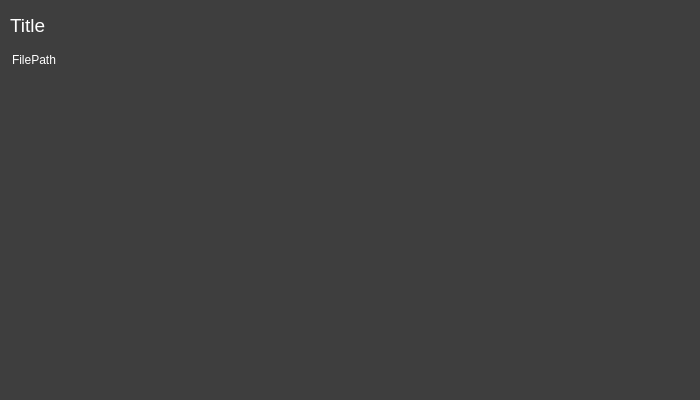
<?xml version="1.0" encoding="UTF-8"?>
<ui version="4.0">
 <class>CsvLoadExportDialog</class>
 <widget class="QWidget" name="CsvLoadExportDialog">
  <property name="geometry">
   <rect>
    <x>0</x>
    <y>0</y>
    <width>700</width>
    <height>400</height>
   </rect>
  </property>
  <property name="minimumSize">
   <size>
    <width>700</width>
    <height>400</height>
   </size>
  </property>
  <property name="maximumSize">
   <size>
    <width>16777215</width>
    <height>16777215</height>
   </size>
  </property>
  <property name="windowTitle">
   <string>CsvLoadDialog</string>
  </property>
  <property name="styleSheet">
   <string notr="true">color: rgb(255, 255, 255);
background-color: rgb(62, 62, 62);</string>
  </property>
  <layout class="QGridLayout" name="gridLayout">
   <property name="leftMargin">
    <number>10</number>
   </property>
   <property name="topMargin">
    <number>10</number>
   </property>
   <property name="rightMargin">
    <number>10</number>
   </property>
   <property name="bottomMargin">
    <number>10</number>
   </property>
   <property name="horizontalSpacing">
    <number>10</number>
   </property>
   <property name="verticalSpacing">
    <number>5</number>
   </property>
   <item row="1" column="0" colspan="2">
    <widget class="QLineEdit" name="lineEdit_file">
     <property name="minimumSize">
      <size>
       <width>0</width>
       <height>30</height>
      </size>
     </property>
     <property name="maximumSize">
      <size>
       <width>16777215</width>
       <height>30</height>
      </size>
     </property>
     <property name="styleSheet">
      <string notr="true">background-color: rgba(255, 255, 255, 0);
border: 0;</string>
     </property>
     <property name="text">
      <string>FilePath</string>
     </property>
     <property name="readOnly">
      <bool>true</bool>
     </property>
    </widget>
   </item>
   <item row="2" column="0" colspan="2">
    <widget class="QStackedWidget" name="stackedWidgetPage">
     <property name="currentIndex">
      <number>1</number>
     </property>
     <widget class="QWidget" name="page_load">
      <layout class="QGridLayout" name="gridLayout_6">
       <item row="0" column="0">
        <widget class="QWidget" name="widget" native="true">
         <property name="minimumSize">
          <size>
           <width>300</width>
           <height>0</height>
          </size>
         </property>
         <property name="maximumSize">
          <size>
           <width>300</width>
           <height>16777215</height>
          </size>
         </property>
         <layout class="QGridLayout" name="gridLayout_2">
          <item row="1" column="0" colspan="2">
           <widget class="QWWindowButton" name="widget_LoadingType" native="true">
            <property name="minimumSize">
             <size>
              <width>0</width>
              <height>50</height>
             </size>
            </property>
            <property name="maximumSize">
             <size>
              <width>16777215</width>
              <height>50</height>
             </size>
            </property>
           </widget>
          </item>
          <item row="2" column="0">
           <widget class="QLabel" name="title_3">
            <property name="minimumSize">
             <size>
              <width>0</width>
              <height>20</height>
             </size>
            </property>
            <property name="maximumSize">
             <size>
              <width>16777215</width>
              <height>200</height>
             </size>
            </property>
            <property name="text">
             <string>Select the delimiter</string>
            </property>
            <property name="alignment">
             <set>Qt::AlignmentFlag::AlignLeading|Qt::AlignmentFlag::AlignLeft|Qt::AlignmentFlag::AlignVCenter</set>
            </property>
           </widget>
          </item>
          <item row="0" column="0" colspan="2">
           <widget class="QLabel" name="title_2">
            <property name="minimumSize">
             <size>
              <width>0</width>
              <height>20</height>
             </size>
            </property>
            <property name="maximumSize">
             <size>
              <width>16777215</width>
              <height>20</height>
             </size>
            </property>
            <property name="text">
             <string>Select X-axis</string>
            </property>
            <property name="alignment">
             <set>Qt::AlignmentFlag::AlignLeading|Qt::AlignmentFlag::AlignLeft|Qt::AlignmentFlag::AlignVCenter</set>
            </property>
           </widget>
          </item>
          <item row="4" column="0" colspan="2">
           <widget class="QWidget" name="widget_2" native="true">
            <layout class="QHBoxLayout" name="horizontalLayout">
             <property name="leftMargin">
              <number>0</number>
             </property>
             <property name="topMargin">
              <number>0</number>
             </property>
             <property name="rightMargin">
              <number>0</number>
             </property>
             <property name="bottomMargin">
              <number>0</number>
             </property>
             <item>
              <widget class="QtMaterialRaisedButton" name="button_cancel" native="true">
               <property name="minimumSize">
                <size>
                 <width>100</width>
                 <height>30</height>
                </size>
               </property>
               <property name="maximumSize">
                <size>
                 <width>100</width>
                 <height>30</height>
                </size>
               </property>
              </widget>
             </item>
             <item>
              <widget class="QtMaterialRaisedButton" name="button_loadit" native="true">
               <property name="minimumSize">
                <size>
                 <width>100</width>
                 <height>30</height>
                </size>
               </property>
               <property name="maximumSize">
                <size>
                 <width>100</width>
                 <height>30</height>
                </size>
               </property>
              </widget>
             </item>
             <item>
              <spacer name="horizontalSpacer">
               <property name="orientation">
                <enum>Qt::Orientation::Horizontal</enum>
               </property>
               <property name="sizeHint" stdset="0">
                <size>
                 <width>40</width>
                 <height>20</height>
                </size>
               </property>
              </spacer>
             </item>
             <item>
              <widget class="FluBusyProgressRing" name="widget_loading" native="true">
               <property name="minimumSize">
                <size>
                 <width>30</width>
                 <height>30</height>
                </size>
               </property>
               <property name="maximumSize">
                <size>
                 <width>30</width>
                 <height>30</height>
                </size>
               </property>
              </widget>
             </item>
            </layout>
           </widget>
          </item>
          <item row="3" column="0">
           <spacer name="verticalSpacer">
            <property name="orientation">
             <enum>Qt::Orientation::Vertical</enum>
            </property>
            <property name="sizeHint" stdset="0">
             <size>
              <width>20</width>
              <height>40</height>
             </size>
            </property>
           </spacer>
          </item>
          <item row="2" column="1">
           <widget class="FluComboBox" name="widget_DelimiterType" native="true">
            <property name="minimumSize">
             <size>
              <width>0</width>
              <height>40</height>
             </size>
            </property>
            <property name="maximumSize">
             <size>
              <width>50</width>
              <height>40</height>
             </size>
            </property>
           </widget>
          </item>
         </layout>
        </widget>
       </item>
       <item row="0" column="1">
        <widget class="QStackedWidget" name="stackedWidget">
         <property name="currentIndex">
          <number>1</number>
         </property>
         <widget class="QWidget" name="page_type">
          <layout class="QGridLayout" name="gridLayout_4">
           <property name="leftMargin">
            <number>0</number>
           </property>
           <property name="topMargin">
            <number>0</number>
           </property>
           <property name="rightMargin">
            <number>0</number>
           </property>
           <property name="bottomMargin">
            <number>0</number>
           </property>
           <property name="spacing">
            <number>0</number>
           </property>
           <item row="0" column="0">
            <widget class="QScrollArea" name="scrollArea">
             <property name="styleSheet">
              <string notr="true">QWidget{
color: rgb(255, 255, 255);
background-color: #00000000;
}
QScrollArea{
border: 0px solid;
border-right-width: 0px;
background-color: #00000000;
}
QScrollBar:vertical {
border: none;
background: rgba(255, 255, 255,0);
width: 6px;
margin: 0px 0 0px 0;
}
QScrollBar::handle:vertical {
background: rgb(70, 70, 70);
min-height: 20px;
border-radius: 2px;
border: none;
}
QScrollBar::handle:vertical::hover {
background: rgb(120, 120, 120);
min-height: 20px;
border-radius: 2px;
border: none;
}
QScrollBar::handle:vertical::pressed {
background: rgb(100, 100, 100);
min-height: 20px;
border-radius: 2px;
border: none;
}
QScrollBar::add-line:vertical {
border: 0px solid grey;
background: #32CC99;
height: 0px;
subcontrol-position: bottom;
subcontrol-origin: margin;
}
QScrollBar::sub-line:vertical {
border: 0px solid grey;
background: #32CC99;
height: 0px;
subcontrol-position: top;
subcontrol-origin: margin;
}
QScrollBar::add-page:vertical, QScrollBar::sub-page:vertical {
background: none;
width: 0px;
height: 0px;
}
QScrollBar:horizontal {
border: none;
background: rgba(255, 255, 255,0);
height: 6px;
margin: 0px 0 0px 0;
}
QScrollBar::handle:horizontal {
background: rgb(70, 70, 70);
min-height: 20px;
border-radius: 2px;
border: none;
}
QScrollBar::handle:horizontal::hover {
background: rgb(120, 120, 120);
min-height: 20px;
border-radius: 2px;
border: none;
}
QScrollBar::handle:horizontal::pressed {
background: rgb(100, 100, 100);
min-height: 20px;
border-radius: 2px;
border: none;
}
QScrollBar::add-line:horizontal {
border: 0px solid grey;
background: #32CC99;
height: 0px;
subcontrol-position: bottom;
subcontrol-origin: margin;
}
QScrollBar::sub-line:horizontal {
border: 0px solid grey;
background: #32CC99;
width: 0px;
subcontrol-position: top;
subcontrol-origin: margin;
}
QScrollBar::add-page:horizontal, QScrollBar::sub-page:horizontal {
background: none;
width: 0px;
height: 0px;
}</string>
             </property>
             <property name="widgetResizable">
              <bool>true</bool>
             </property>
             <widget class="QWidget" name="scrollArea_box">
              <property name="geometry">
               <rect>
                <x>0</x>
                <y>0</y>
                <width>656</width>
                <height>286</height>
               </rect>
              </property>
              <layout class="QGridLayout" name="gridLayout_5">
               <property name="leftMargin">
                <number>5</number>
               </property>
               <property name="topMargin">
                <number>5</number>
               </property>
               <property name="rightMargin">
                <number>5</number>
               </property>
               <property name="bottomMargin">
                <number>5</number>
               </property>
               <property name="spacing">
                <number>0</number>
               </property>
               <item row="0" column="0">
                <widget class="FluVRadioGroupBox" name="radioBox" native="true"/>
               </item>
              </layout>
             </widget>
            </widget>
           </item>
          </layout>
         </widget>
         <widget class="QWidget" name="page_null">
          <layout class="QGridLayout" name="gridLayout_3">
           <property name="leftMargin">
            <number>0</number>
           </property>
           <property name="topMargin">
            <number>0</number>
           </property>
           <property name="rightMargin">
            <number>0</number>
           </property>
           <property name="bottomMargin">
            <number>0</number>
           </property>
           <property name="spacing">
            <number>0</number>
           </property>
           <item row="0" column="0">
            <widget class="QLabel" name="label_null">
             <property name="sizePolicy">
              <sizepolicy hsizetype="Preferred" vsizetype="Preferred">
               <horstretch>0</horstretch>
               <verstretch>0</verstretch>
              </sizepolicy>
             </property>
             <property name="text">
              <string>There's nothing here</string>
             </property>
             <property name="alignment">
              <set>Qt::AlignmentFlag::AlignCenter</set>
             </property>
            </widget>
           </item>
          </layout>
         </widget>
        </widget>
       </item>
      </layout>
     </widget>
     <widget class="QWidget" name="page_export"/>
    </widget>
   </item>
   <item row="0" column="0" colspan="2">
    <widget class="QLabel" name="title">
     <property name="minimumSize">
      <size>
       <width>0</width>
       <height>30</height>
      </size>
     </property>
     <property name="maximumSize">
      <size>
       <width>16777215</width>
       <height>30</height>
      </size>
     </property>
     <property name="font">
      <font>
       <pointsize>14</pointsize>
      </font>
     </property>
     <property name="text">
      <string>Title</string>
     </property>
     <property name="alignment">
      <set>Qt::AlignmentFlag::AlignLeading|Qt::AlignmentFlag::AlignLeft|Qt::AlignmentFlag::AlignVCenter</set>
     </property>
    </widget>
   </item>
  </layout>
 </widget>
 <customwidgets>
  <customwidget>
   <class>QtMaterialRaisedButton</class>
   <extends>QWidget</extends>
   <header>qt_material_widgets/qtmaterialraisedbutton.h</header>
   <container>1</container>
  </customwidget>
  <customwidget>
   <class>QWWindowButton</class>
   <extends>QWidget</extends>
   <header>qwool/qwwindowbutton.h</header>
   <container>1</container>
  </customwidget>
  <customwidget>
   <class>FluComboBox</class>
   <extends>QWidget</extends>
   <header>FluControls/FluComboBox.h</header>
   <container>1</container>
  </customwidget>
  <customwidget>
   <class>FluVRadioGroupBox</class>
   <extends>QWidget</extends>
   <header>FluControls/FluVRadioGroupBox.h</header>
   <container>1</container>
  </customwidget>
  <customwidget>
   <class>FluBusyProgressRing</class>
   <extends>QWidget</extends>
   <header>FluControls/FluBusyProgressRing.h</header>
   <container>1</container>
  </customwidget>
 </customwidgets>
 <resources/>
 <connections/>
</ui>
